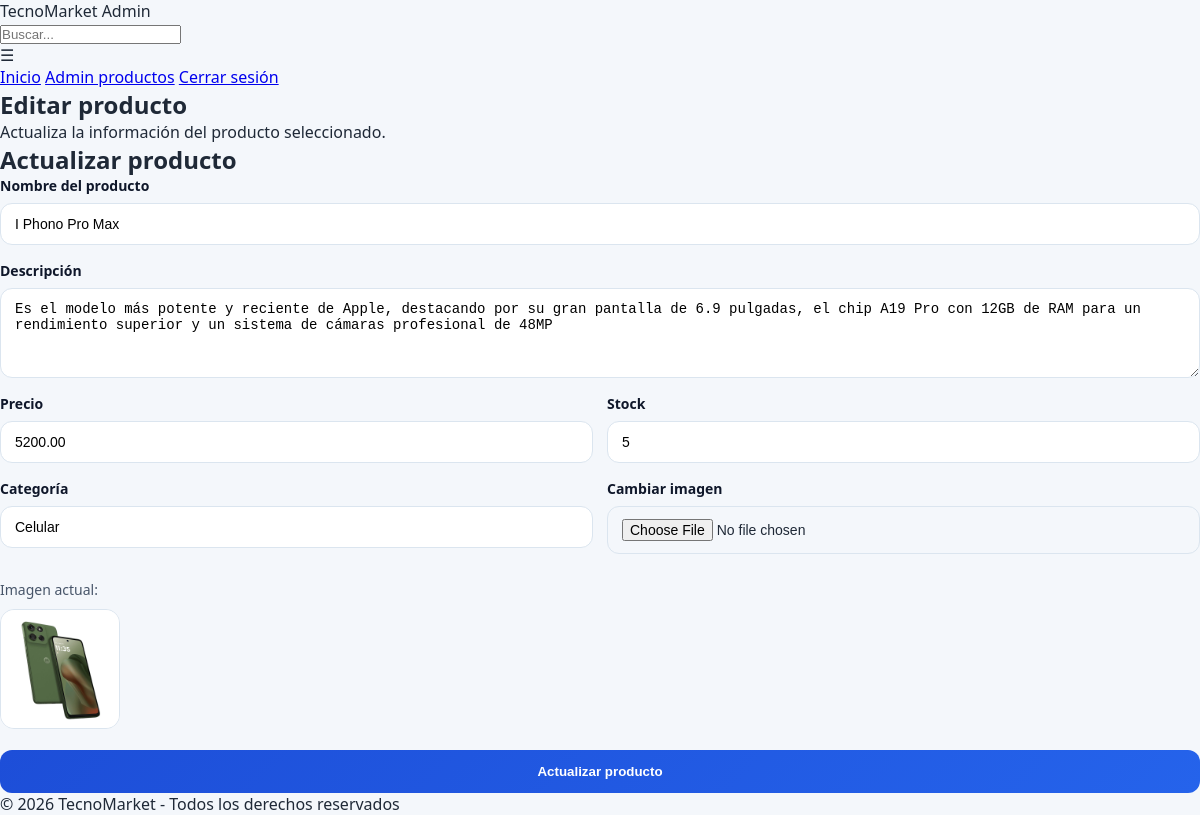
Page /editar_producto.php?id=4 (signed in) on the committed database.
### tables this page shows
CREATE TABLE `productos` (
  `id` int(11) NOT NULL,
  `nombre` varchar(150) NOT NULL,
  `descripcion` text NOT NULL,
  `precio` decimal(10,2) NOT NULL,
  `categoria` varchar(100) NOT NULL,
  `imagen` varchar(255) NOT NULL,
  `stock` int(11) NOT NULL DEFAULT 0,
  `fecha_registro` timestamp NOT NULL DEFAULT current_timestamp()
);

### editar_producto.php (the view, shortened to what this page needs)
<?php
require_once "php/conexion.php";
$id = $_GET["id"] ?? "";
$sql = "SELECT * FROM productos WHERE id = ?";
$stmt = $conn->prepare($sql);
$stmt->bind_param("i", $id);
$stmt->execute();
$resultado = $stmt->get_result();
$producto = $resultado->fetch_assoc();
?>
<!DOCTYPE html>
<html lang="es">
<head>
    <link rel="stylesheet" href="css/admin_productos.css">
</head>
<body>
<header class="header">
    <div class="logo">TecnoMarket Admin</div>
    <input type="text" placeholder="Buscar..." class="buscador">
    <div class="hamburguesa" onclick="toggleMenu()">☰</div>
    <nav class="menu" id="menu">
        <a href="index.php">Inicio</a>
        <a href="admin_productos.php">Admin productos</a>
        <a href="php/logout.php">Cerrar sesión</a>
    </nav>
</header>
<section class="hero-admin">
    <div class="hero-admin-texto">
        <h1>Editar producto</h1>
        <p>Actualiza la información del producto seleccionado.</p>
    </div>
</section>
<section class="contenedor-admin">
    <div class="form-box">
        <h2>Actualizar producto</h2>
        <form action="php/editar_producto.php" method="POST" class="form-admin" enctype="multipart/form-data">
            <div class="grupo-input">
                <label for="nombre">Nombre del producto</label>
                <input type="text" name="nombre" id="nombre" value="<?php echo htmlspecialchars($producto["nombre"]); ?>" required>
            </div>
            <div class="grupo-input">
                <label for="descripcion">Descripción</label>
                <textarea name="descripcion" id="descripcion" rows="4" required><?php echo htmlspecialchars($producto["descripcion"]); ?></textarea>
            </div>
            <div class="fila-formulario">
                <div class="grupo-input">
                    <label for="precio">Precio</label>
                    <input type="number" step="0.01" name="precio" id="precio" value="<?php echo $producto["precio"]; ?>" required>
                </div>
                <div class="grupo-input">
                    <label for="stock">Stock</label>
                    <input type="number" name="stock" id="stock" value="<?php echo $producto["stock"]; ?>" required>
                </div>
            </div>
            <div class="fila-formulario">
                <div class="grupo-input">
                    <label for="categoria">Categoría</label>
                    <input type="text" name="categoria" id="categoria" value="<?php echo htmlspecialchars($producto["categoria"]); ?>" required>
                </div>
                <div class="grupo-input">
                    <label for="imagen">Cambiar imagen</label>
                    <input type="file" name="imagen" id="imagen" accept=".jpg,.jpeg,.png,.webp">
                </div>
            </div>
            <div class="preview-imagen-admin">
                <p>Imagen actual:</p>
                <img src="<?php echo htmlspecialchars($producto["imagen"]); ?>" alt="Imagen actual" class="imagen-editar-admin">
            </div>
            <button type="submit" class="btn-principal">Actualizar producto</button>
        </form>
    </div>
</section>
<footer class="footer">
    <p>© 2026 TecnoMarket - Todos los derechos reservados</p>
</footer>
</body>
</html>

### css/admin_productos.css (style rules this page uses)
* { margin: 0; padding: 0; box-sizing: border-box; }
body { font-family: 'Segoe UI', sans-serif; background: #f4f7fb; color: #1f2937; }
.form-admin { display: flex; flex-direction: column; gap: 16px; }
.fila-formulario { display: grid; grid-template-columns: 1fr 1fr; gap: 14px; }
.grupo-input { display: flex; flex-direction: column; gap: 8px; }
.grupo-input label { font-size: 14px; font-weight: 600; color: #0f172a; }
.grupo-input input, .grupo-input textarea { width: 100%; padding: 12px 14px; border: 1px solid #dbe5ef; border-radius: 12px; font-size: 14px; outline: none; transition: border-color 0.3s ease, box-shadow 0.3s ease; }
.grupo-input textarea { resize: vertical; }
.btn-principal { padding: 14px; border: none; border-radius: 12px; background: linear-gradient(135deg, #1d4ed8, #2563eb); color: white; font-weight: bold; cursor: pointer; transition: transform 0.2s ease, box-shadow 0.3s ease; }
.preview-imagen-admin { margin-top: 10px; }
.preview-imagen-admin p { margin-bottom: 10px; font-size: 14px; color: #475569; }
.imagen-editar-admin { width: 120px; height: 120px; object-fit: cover; border-radius: 14px; border: 1px solid #dbe5ef; }

### rows in the picture
productos: nombre "I Phono Pro Max", descripcion "Es el modelo más potente y reciente de Apple, destacando por su gran pantalla de 6.9 pulgadas, el chip A19 Pro con 12GB de RAM para un rendimiento superior y un sistema de cámaras profesional de 48MP", precio "5200.00", stock "5", categoria "Celular", imagen (picture)
